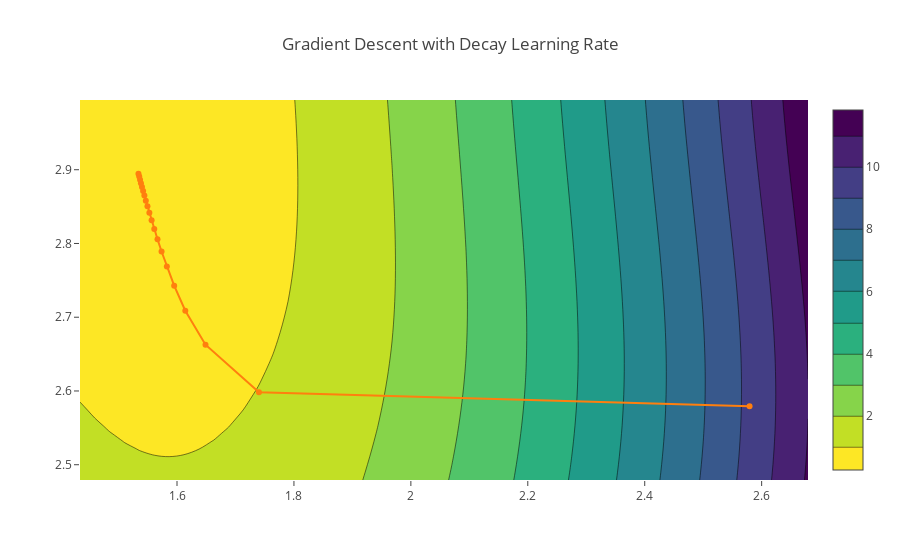

This figure's notebook cell:
### Code cell
## Run me
contour_plot('Gradient Descent with Decay Learning Rate', ts_decay, l2_loss, sin_model, x, y)
